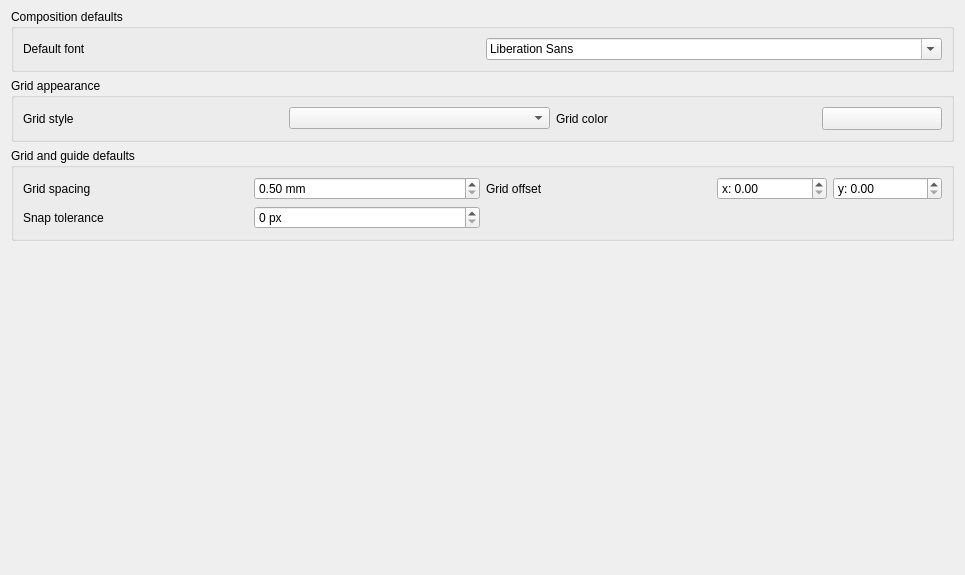
             <widget class="QWidget" name="mOptionsScrollAreaContents_12">
              <property name="geometry">
               <rect>
                <x>0</x>
                <y>0</y>
                <width>965</width>
                <height>575</height>
               </rect>
              </property>
              <layout class="QVBoxLayout" name="verticalLayout_39">
               <property name="topMargin">
                <number>9</number>
               </property>
               <item>
                <widget class="QgsCollapsibleGroupBox" name="groupBox_3">
                 <property name="enabled">
                  <bool>true</bool>
                 </property>
                 <property name="title">
                  <string>Composition defaults</string>
                 </property>
                 <layout class="QGridLayout" name="gridLayout_8">
                  <item row="1" column="0">
                   <layout class="QHBoxLayout" name="horizontalLayout_39">
                    <item>
                     <widget class="QLabel" name="label_60">
                      <property name="text">
                       <string>Default font</string>
                      </property>
                     </widget>
                    </item>
                    <item>
                     <widget class="QFontComboBox" name="mComposerFontComboBox"/>
                    </item>
                   </layout>
                  </item>
                 </layout>
                </widget>
               </item>
               <item>
                <widget class="QgsCollapsibleGroupBox" name="groupBox_23">
                 <property name="title">
                  <string>Grid appearance</string>
                 </property>
                 <layout class="QGridLayout" name="gridLayout_9">
                  <item row="0" column="0">
                   <widget class="QLabel" name="label_66">
                    <property name="text">
                     <string>Grid style</string>
                    </property>
                   </widget>
                  </item>
                  <item row="0" column="2">
                   <widget class="QComboBox" name="mGridStyleComboBox"/>
                  </item>
                  <item row="0" column="3">
                   <widget class="QLabel" name="label_4">
                    <property name="text">
                     <string>Grid color</string>
                    </property>
                   </widget>
                  </item>
                  <item row="0" column="4">
                   <widget class="QgsColorButtonV2" name="mGridColorButton">
                    <property name="minimumSize">
                     <size>
                      <width>120</width>
                      <height>0</height>
                     </size>
                    </property>
                    <property name="maximumSize">
                     <size>
                      <width>120</width>
                      <height>16777215</height>
                     </size>
                    </property>
                    <property name="text">
                     <string/>
                    </property>
                   </widget>
                  </item>
                 </layout>
                </widget>
               </item>
               <item>
                <widget class="QgsCollapsibleGroupBox" name="groupBox_24">
                 <property name="title">
                  <string>Grid and guide defaults</string>
                 </property>
                 <layout class="QGridLayout" name="gridLayout_11">
                  <item row="0" column="0">
                   <widget class="QLabel" name="label_61">
                    <property name="text">
                     <string>Grid spacing</string>
                    </property>
                   </widget>
                  </item>
                  <item row="0" column="1">
                   <widget class="QDoubleSpinBox" name="mGridResolutionSpinBox">
                    <property name="suffix">
                     <string> mm</string>
                    </property>
                    <property name="minimum">
                     <double>0.500000000000000</double>
                    </property>
                    <property name="maximum">
                     <double>9999.000000000000000</double>
                    </property>
                   </widget>
                  </item>
                  <item row="0" column="2">
                   <widget class="QLabel" name="label_63">
                    <property name="text">
                     <string>Grid offset</string>
                    </property>
                    <property name="wordWrap">
                     <bool>true</bool>
                    </property>
                   </widget>
                  </item>
                  <item row="0" column="3">
                   <layout class="QHBoxLayout" name="horizontalLayout_36">
                    <item>
                     <widget class="QDoubleSpinBox" name="mOffsetXSpinBox">
                      <property name="prefix">
                       <string>x: </string>
                      </property>
                      <property name="maximum">
                       <double>9999.000000000000000</double>
                      </property>
                     </widget>
                    </item>
                    <item>
                     <widget class="QDoubleSpinBox" name="mOffsetYSpinBox">
                      <property name="prefix">
                       <string>y: </string>
                      </property>
                      <property name="suffix">
                       <string/>
                      </property>
                     </widget>
                    </item>
                   </layout>
                  </item>
                  <item row="1" column="0">
                   <widget class="QLabel" name="label_62">
                    <property name="text">
                     <string>Snap tolerance</string>
                    </property>
                   </widget>
                  </item>
                  <item row="1" column="1">
                   <widget class="QSpinBox" name="mSnapToleranceSpinBox">
                    <property name="suffix">
                     <string> px</string>
                    </property>
                    <property name="maximum">
                     <number>200</number>
                    </property>
                   </widget>
                  </item>
                 </layout>
                </widget>
               </item>
               <item>
                <spacer name="verticalSpacer_10">
                 <property name="orientation">
                  <enum>Qt::Vertical</enum>
                 </property>
                 <property name="sizeHint" stdset="0">
                  <size>
                   <width>20</width>
                   <height>40</height>
                  </size>
                 </property>
                </spacer>
               </item>
              </layout>
             </widget>
